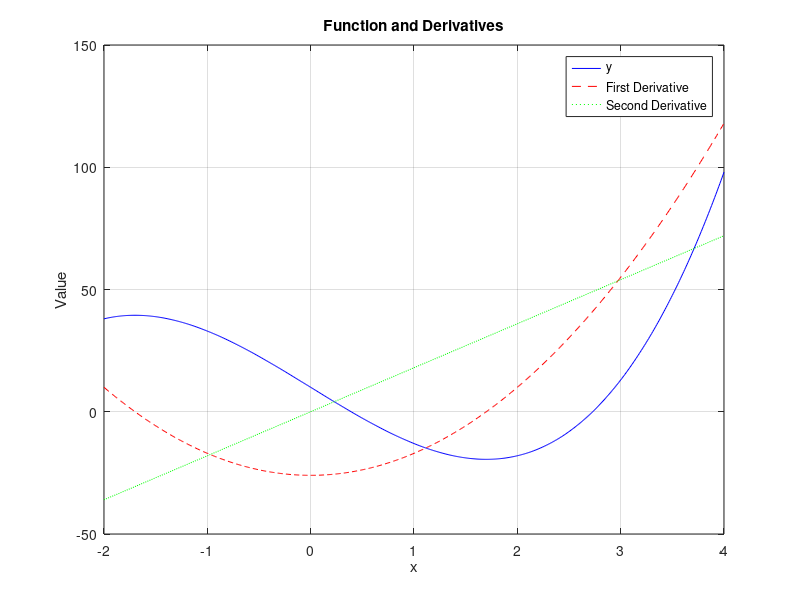

This figure's MATLAB source:
clc; clear; close all;
x=-2:0.01:4;
y=3*x.^3-26*x+10; dy=9*x.^2-26; d2y=18*x;
plot(x,y,'b'); hold on; plot(x,dy,'r--'); plot(x,d2y,'g:');
title('Function and Derivatives'); xlabel('x'); ylabel('Value');
legend('y','First Derivative','Second Derivative'); grid on; hold off;
